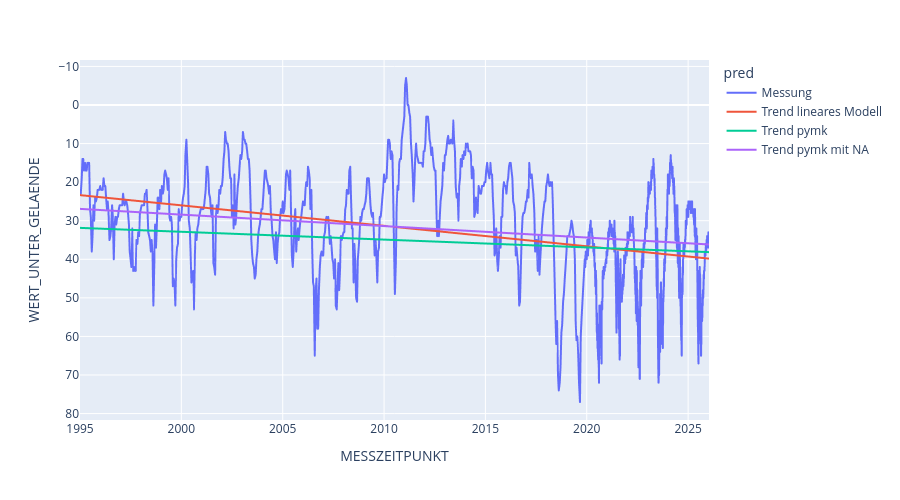

The notebook cell saved with this chart:
### Code cell
fig = px.line(alle,
              y="WERT_UNTER_GELAENDE",
              color = "pred",
              height=500
              )
fig['layout']['yaxis']['autorange'] = "reversed"
fig

### Figure 1 — Plotly figure (JSON) as saved in the notebook; plotly's stock layout.template omitted (floating-point values rounded to 4 significant figures; data arrays with more than 128 entries replaced by an {"elided": "..."} marker saying what was removed)
{"data": [{"hovertemplate": "pred=Messung<br>MESSZEITPUNKT=%{x}<br>WERT_UNTER_GELAENDE=%{y}<extra></extra>", "legendgroup": "Messung", "line": {"color": "#636efa", "dash": "solid"}, "marker": {"symbol": "circle"}, "mode": "lines", "name": "Messung", "showlegend": true, "type": "scattergl", "x": {"elided": "2829 str values"}, "xaxis": "x", "y": {"elided": "2829 float values"}, "yaxis": "y"}, {"hovertemplate": "pred=Trend lineares Modell<br>MESSZEITPUNKT=%{x}<br>WERT_UNTER_GELAENDE=%{y}<extra></extra>", "legendgroup": "Trend lineares Modell", "line": {"color": "#EF553B", "dash": "solid"}, "marker": {"symbol": "circle"}, "mode": "lines", "name": "Trend lineares Modell", "showlegend": true, "type": "scattergl", "x": ["1995-01-01T00:00:00.000000000", "2026-01-12T00:00:00.000000000"], "xaxis": "x", "y": [23.37, 39.83], "yaxis": "y"}, {"hovertemplate": "pred=Trend pymk<br>MESSZEITPUNKT=%{x}<br>WERT_UNTER_GELAENDE=%{y}<extra></extra>", "legendgroup": "Trend pymk", "line": {"color": "#00cc96", "dash": "solid"}, "marker": {"symbol": "circle"}, "mode": "lines", "name": "Trend pymk", "showlegend": true, "type": "scattergl", "x": ["1995-01-01T00:00:00.000000000", "2026-01-12T00:00:00.000000000"], "xaxis": "x", "y": [31.85, 38.15], "yaxis": "y"}, {"hovertemplate": "pred=Trend pymk mit NA<br>MESSZEITPUNKT=%{x}<br>WERT_UNTER_GELAENDE=%{y}<extra></extra>", "legendgroup": "Trend pymk mit NA", "line": {"color": "#ab63fa", "dash": "solid"}, "marker": {"symbol": "circle"}, "mode": "lines", "name": "Trend pymk mit NA", "showlegend": true, "type": "scattergl", "x": ["1995-01-01T00:00:00.000000000", "2026-01-12T00:00:00.000000000"], "xaxis": "x", "y": [26.93, 36.15], "yaxis": "y"}], "layout": {"height": 500, "legend": {"title": {"text": "pred"}, "tracegroupgap": 0}, "margin": {"t": 60}, "xaxis": {"anchor": "y", "domain": [0, 1], "title": {"text": "MESSZEITPUNKT"}}, "yaxis": {"anchor": "x", "autorange": "reversed", "domain": [0, 1], "title": {"text": "WERT_UNTER_GELAENDE"}}}}
